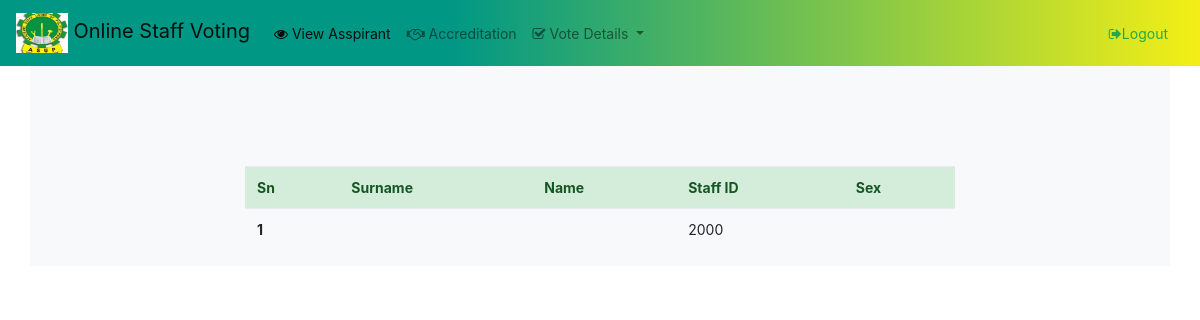
Before: /registered.php (signed in) with the older database file.
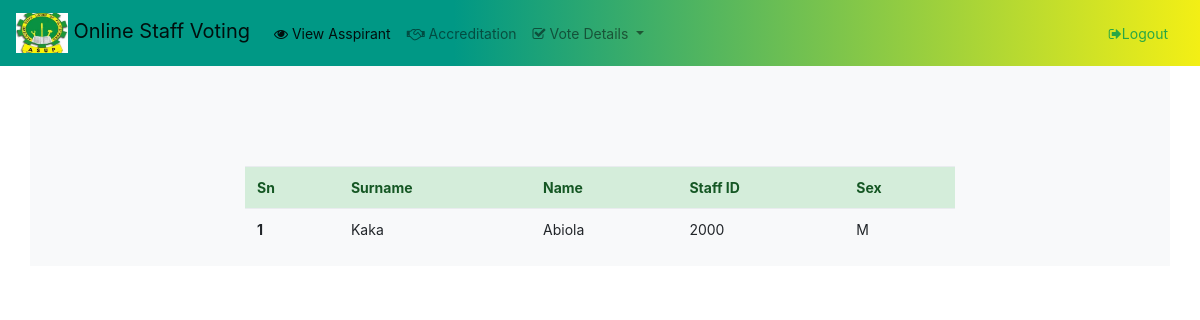
After: the same page with the newer database file.
### tables this page shows
CREATE TABLE `users` (
  `id` int(11) NOT NULL,
  `surname` varchar(20) NOT NULL,
  `name` varchar(20) NOT NULL,
  `staff_id` varchar(20) NOT NULL,
  `sex` varchar(7) NOT NULL,
  `level` varchar(5) NOT NULL,
  `age` int(3) NOT NULL,
  `department` varchar(30) NOT NULL,
  `vote` int(1) NOT NULL,
  `accredit` int(1) NOT NULL,
  `image` blob NOT NULL,
  `passkey` varchar(20) NOT NULL,
  `fingerprint` blob NOT NULL,
  `president` varchar(16) NOT NULL,
  `vice` varchar(16) NOT NULL,
  `secretary` varchar(16) NOT NULL,
  `libarian` varchar(16) NOT NULL,
  `sport` varchar(16) NOT NULL,
  `welfare` varchar(16) NOT NULL,
  `social` varchar(16) NOT NULL,
  `pro` varchar(16) NOT NULL
);

### registered.php (the view, shortened to what this page needs)
<?php
  include("includes/header.php");
 $sql="SELECT * FROM users";
     $query=mysqli_query($db,$sql);
$count=1;
?>
<div class="container bg-light" >
  <div class="row justify-content-center">
    <div class="col-lg-8">
<table class="table table-hover" style="margin-top:100px; ">
 <form action="<?php $_php_self ?>" method="POST" >
  <tr class="alert-success "><td><b>Sn</b></td><td><b>Surname</b></td><td><b>Name</b></td><td><b>Staff ID</b></td><td><b>Sex</b></td></tr>
  <?php
     while ($result=mysqli_fetch_array($query))
      {
                        echo"<tr>"."<td><b>".$count++."</b> </td>"."<td>" .$result['surname']."</td>"."<td class=''>" .$result['name']."</td>"."<td>" .$result['staff_id']."</td>"."<td class=''>" .$result['sex']."</td>".
                        "</tr>";
}
?></form>
</table>
</div>
</div>
</div>

Changed rows visible on the page:
changed users: surname (not shown) → "Kaka"; name (not shown) → "Abiola"; sex (not shown) → "M"
